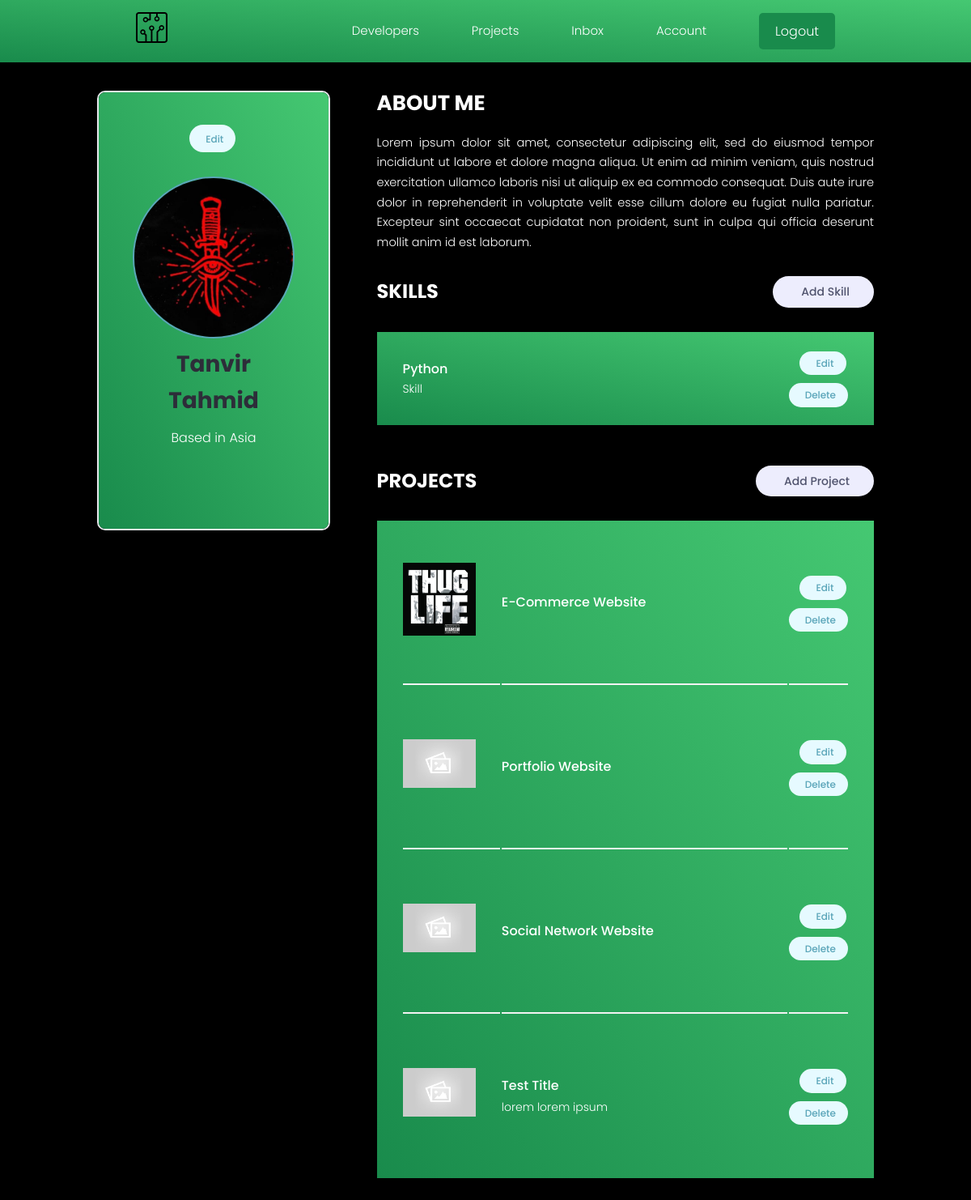
The app's page /account/ (signed in) with its own data.
### users/models.py (models this page shows, shortened)
class Profile(models.Model):
    user = models.OneToOneField(
        User, on_delete=models.CASCADE, null=True, blank=True)
    name = models.CharField(max_length=200, blank=True, null=True)
    email = models.EmailField(max_length=500, blank=True, null=True)
    username = models.CharField(max_length=200, blank=True, null=True)
    location = models.CharField(max_length=200, blank=True, null=True)
    short_intro = models.CharField(max_length=200, blank=True, null=True)
    bio = models.TextField(blank=True, null=True)
    profile_image = models.ImageField(
        null=True, blank=True, upload_to='profiles/', default="profiles/user-default.png")
    social_github = models.CharField(max_length=200, blank=True, null=True)
    social_twitter = models.CharField(max_length=200, blank=True, null=True)
    social_linkedin = models.CharField(max_length=200, blank=True, null=True)
    social_youtube = models.CharField(max_length=200, blank=True, null=True)
    social_website = models.CharField(max_length=200, blank=True, null=True)
    created = models.DateTimeField(auto_now_add=True)
    id = models.UUIDField(default=uuid.uuid4, unique=True,
                          primary_key=True, editable=False)
    class Meta:
        ordering = ['created']
    @property
    def imageURL(self):
        try:
            url = self.profile_image.url
        except:
            url = ''
        return url

class Skill(models.Model):
    owner = models.ForeignKey(
        Profile, on_delete=models.CASCADE, null=True, blank=True)
    name = models.CharField(max_length=200, blank=True, null=True)
    description = models.TextField(null=True, blank=True)
    created = models.DateTimeField(auto_now_add=True)
    id = models.UUIDField(default=uuid.uuid4, unique=True,
                          primary_key=True, editable=False)

### projects/models.py (models this page shows, shortened)
class Project(models.Model):
    owner = models.ForeignKey(
        Profile, null=True, blank=False, on_delete=models.CASCADE)
    title = models.CharField(max_length=200)
    description = models.TextField(null=True, blank=True)
    featured_image = models.ImageField(
        null=True, blank=True, default="default.jpg")
    demo_link = models.CharField(max_length=2000, null=True, blank=True)
    source_link = models.CharField(max_length=2000, null=True, blank=True)
    tags = models.ManyToManyField('Tag', blank=True)
    vote_total = models.IntegerField(default=0, null=True, blank=True)
    vote_ratio = models.IntegerField(default=0, null=True, blank=True)
    created = models.DateTimeField(auto_now_add=True)
    id = models.UUIDField(default=uuid.uuid4, unique=True,
                          primary_key=True, editable=False)
    class Meta:
        ordering = ['-vote_ratio', '-vote_total', 'title']
    @property
    def imageURL(self):
        try:
            url = self.featured_image.url
        except:
            url = ''
        return url

### users/views.py (the view)
# urls.py: path('account/', views.userAccount, name="account"),
@login_required(login_url='login')
def userAccount(request):
    profile = request.user.profile
    skills = profile.skill_set.all()
    projects = profile.project_set.all()
    context = {'profile': profile, 'skills': skills, 'projects': projects}
    return render(request, 'users/account.html', context)

### users/templates/users/account.html (shortened to what this page needs)
{% extends 'main.html' %}
{% block content %}
<main class="settingsPage profile my-md">
  <div class="container">
    <div class="layout">
      <div class="column column--1of3">
        <div class="card text-center">
          <div class="card__body dev">
            <a class="tag tag--pill tag--main settings__btn" href="{% url 'edit-account' %}">
              Edit</a>
            <img class="avatar avatar--xl dev__avatar" src="{{profile.imageURL}}" />
            <h2 class="dev__name">{{profile.name}}</h2>
            <p class="dev__location">Based in {{profile.location}}</p>
          </div>
        </div>
      </div>
      <div class="column column--2of3">
        <div class="devInfo">
          <h3 class="devInfo__title">About Me</h3>
          <p class="devInfo__about">{{profile.bio}}</p>
        </div>
        <div class="settings">
          <h3 class="settings__title">Skills</h3>
          <a class="tag tag--pill tag--sub settings__btn tag--lg" href="{% url 'create-skill' %}"> Add Skill</a>
        </div>
        <table class="settings__table">
          {% for skill in skills %}
          <tr>
            <td class="settings__tableInfo">
              <h4>{{skill.name}}</h4>
              <p>
                {{skill.description}}
              </p>
            </td>
            <td class="settings__tableActions">
              <a class="tag tag--pill tag--main settings__btn" href="{% url 'update-skill' skill.id %}"> Edit</a>
              <a class="tag tag--pill tag--main settings__btn" href="{% url 'delete-skill' skill.id %}?next=/account">
                Delete</a>
            </td>
          </tr>
          {% endfor %}
        </table>
        <div class="settings">
          <h3 class="settings__title">Projects</h3>
          <a class="tag tag--pill tag--sub settings__btn tag--lg" href="{% url 'create-project' %}"> Add Project</a>
        </div>
        <table class="settings__table">
          {% for project in projects %}
          <tr>
            <td class="settings__thumbnail">
              <a href="{% url 'project' project.id %}"><img src="{{project.imageURL}}" alt="Project Thumbnail" /></a>
            </td>
            <td class="settings__tableInfo">
              <a href="{% url 'project' project.id %}">{{project.title}}</a>
              <p>{{project.description|slice:"150"}}</p>
            </td>
            <td class="settings__tableActions">
              <a class="tag tag--pill tag--main settings__btn" href="{% url 'update-project' project.id %}"> Edit</a>
              <a class="tag tag--pill tag--main settings__btn"
                href="{% url 'delete-project'  project.id %}?next=/account">
                Delete</a>
            </td>
          </tr>
          {% endfor %}
        </table>
      </div>
    </div>
  </div>
</main>
{% endblock %}

### static/styles/app.css (style rules this page uses)
:root { --color-sub: #2d2d39; }
body { line-height: 1.6; font-weight: 400; font-size: 1.5rem; color: #000000; background-color: #000000; min-height: 100vh; }
p { color: white; }
.card { border-radius: 1rem; background-color: #000000; border: 1.5px solid var(--color-light); width: auto; height: auto; margin-top: 0.5rem; margin-bottom: 0.5rem; overflow: hidden; }
.card { border: 2px solid var(--color-light); }
img { width: 100%; }
.profile .card > .dev { padding: 4rem; background: linear-gradient(to right top, #198b4c, #45c872); }
.dev__avatar { display: block; margin: auto; }
.dev__name { color: var(--color-sub); font-size: 2.8rem; font-weight: 700; margin-top: 1rem; margin-bottom: 0.5rem; }
.dev__location { margin-top: 1rem; }
.devInfo { margin-bottom: 3rem; }
.devInfo__title, .devInfo__subtitle { font-size: 2.6rem; color: #fff; text-transform: uppercase; font-weight: 700; margin-bottom: 1.5rem; }
.devInfo__about, .devSkill__info { font-size: 1.45rem; line-height: 1.7; text-align: justify; }
.settingsPage .dev > .settings__btn { display: inline-block; margin-bottom: 3rem; }
.settings { display: flex; justify-content: space-between; align-items: center; }
.settings__title { font-size: 2.4rem; text-transform: uppercase; font-weight: 700; color: #fff; }
.settings__table { margin-top: 3rem; margin-bottom: 5rem; padding: 0 3rem; background: linear-gradient(to right top, #198b4c, #45c872); }
.settings__table tr { width: 100%; }
.settings__table tr > td { padding: 2rem 0; }
.settings__table tr:not(:last-child) td { border-bottom: 2px solid var(--color-white-light); }
.settings__thumbnail { width: 23%; min-width: 10rem; }
.settings__thumbnail img { padding-right: 3rem; height: 15rem; object-fit: contain; }
.settings__tableInfo { width: 100%; }
.settings__tableInfo h4, .settings__tableInfo a { padding-right: 1rem; width: auto; font-size: 1.6rem; font-weight: 500; color: #fff; }
.settings__tableInfo p { font-size: 1.4rem; }
.settings__tableActions { text-align: right; }

### static/uikit/styles/modules/_variables.css (style rules this page uses)
:root { --color-main: #5aa5b9; --color-main-light: #e6faff; --color-sub: #3f4156; --color-sub-light: #51546e; --color-sub-lighter: #ededfd; --color-text: #737373; --color-gray: #8b8b8b; --color-light: #e5e7eb; --color-light-gray: #767676; --color-bg: #f8fafd; --color-white: #fffefd; --color-white-light: #f3f3f3; --color-success: #359e64; --color-success-bg: #def8e8; --color-error: #fc4b0b; --color-error-bg: #fff2ee; --font-base: 'Poppins', arial, helvetica, 'Segoe UI', roboto, ubuntu, sans-serif; --font-monospace: 'Fira Code', 'Courier New', courier, monospace; --font-regular: 300; --font-medium: 500; --font-bold: 700; --generic-shadow: 1px 1px 5px #00000010; --generic-transition: all 0.3s ease-in-out; }

### static/uikit/styles/modules/_base.css (style rules this page uses)
* { margin: 0; padding: 0; box-sizing: border-box; text-rendering: optimizeLegibility; color: inherit; font-size: inherit; }
html { font-size: 50%; }
@media only screen and (min-width: 480px) { html { font-size: 56.25%; } }
@media only screen and (min-width: 1200px) { html { font-size: 62.5%; } }
body { line-height: 1.6; font-weight: 400; font-size: 1.5rem; color: var(--color-text); background-color: var(--color-bg); min-height: 100vh; }

### static/uikit/styles/modules/_typography.css (style rules this page uses)
* { font-family: var(--font-base); }
h2 { font-size: 3.6rem; font-weight: var(--font-bold); }
h3 { font-size: 3.2rem; font-weight: var(--font-medium); }
h4 { font-size: 2.8rem; font-weight: var(--font-medium); }
p, span, strong { font-size: 1.6rem; color: var(--color-text); font-weight: var(--font-regular); }
a { padding-bottom: 2px; text-decoration: none; display: inline-block; color: var(--color-main); font-weight: var(--font-medium); }

### static/uikit/styles/modules/_utilities.css (style rules this page uses)
.container { width: 92%; max-width: 165rem; margin: 0 auto; box-sizing: border-box; }
@media screen and (min-width: 1000px) { .container { width: 90%; } }
@media screen and (min-width: 1200px) { .container { width: 80%; } }
.text-center { text-align: center; }
.my-md { margin: 3rem auto; }

### static/uikit/styles/modules/_avatar.css (style rules this page uses)
.avatar { border-radius: 50%; border: 2px solid var(--color-main); object-fit: cover; }
.avatar--xl { height: 20rem; width: 20rem; }

### static/uikit/styles/modules/_card.css (style rules this page uses)
.card { border-radius: 1rem; background-color: var(--color-white); border: 1.5px solid var(--color-light); width: auto; height: auto; margin-top: 0.5rem; margin-bottom: 0.5rem; overflow: hidden; }
.card__body, .card__header { padding: 2rem 2.5rem; }

### static/uikit/styles/modules/_layout.css (style rules this page uses)
.layout { display: flex; flex-flow: row wrap; justify-content: space-between; }
.layout > .column { margin-bottom: 3rem; }
.layout > .column.column--1of3 { flex-basis: 30%; }
.layout > .column.column--2of3 { flex-basis: 64%; }

### records on screen
Profile: imageURL (picture), name "Tanvir Tahmid", location "Asia", bio "Lorem ipsum dolor sit amet, consectetur adipiscing elit, sed do eiusmod tempor incididunt ut labore et dolore magna aliqua. Ut enim ad minim veniam, quis nostrud exercitation ullamco laboris nisi ut aliquip ex ea commodo consequat. Duis aute irure dolor in reprehenderit in voluptate velit esse cillum dolore eu fugiat nulla pariatur. Excepteur sint occaecat cupidatat non proident, sunt in culpa qui officia deserunt mollit anim id est laborum."
Skill: name "Python", description "Skill"
Project: imageURL (picture), title "E-Commerce Website"
Project: imageURL (placeholder picture), title "Portfolio Website"
Project: imageURL (placeholder picture), title "Social Network Website"
Project: imageURL (placeholder picture), title "Test Title", description "lorem lorem ipsum"
